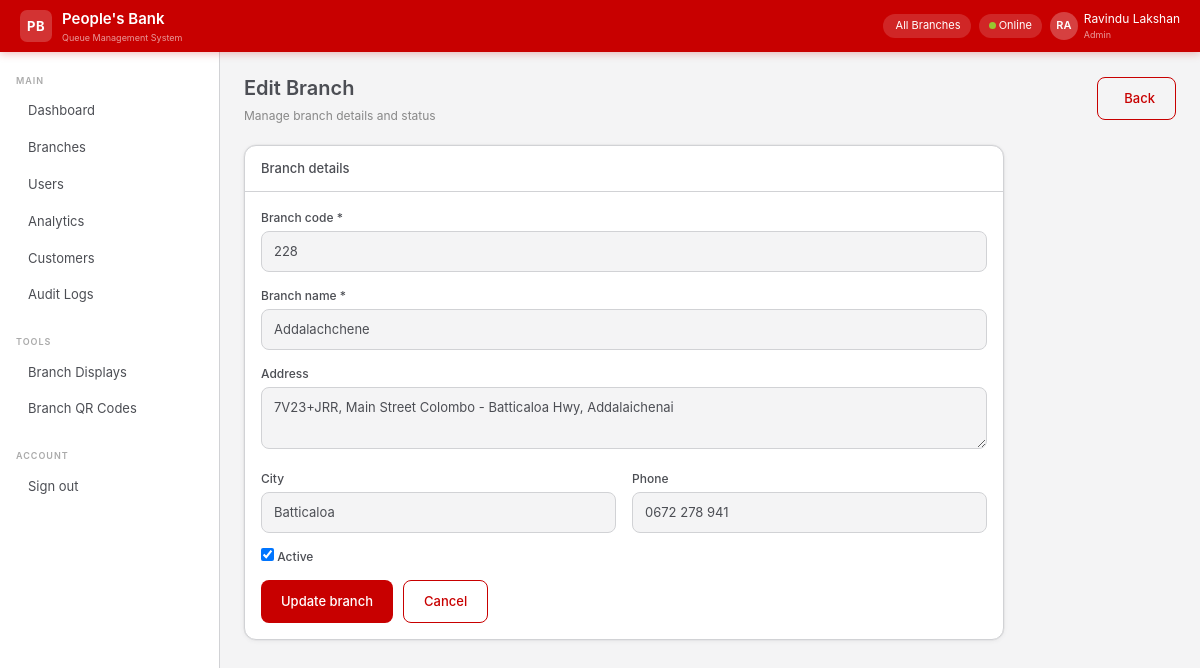
Screenshot of /admin/branches/1/edit (signed in) with the database file from the repository.
### app/models/user.py (models this page shows, shortened)
class User(UserMixin, db.Model):
    __tablename__ = "users"
    id            = db.Column(db.Integer, primary_key=True)
    branch_id     = db.Column(db.Integer, db.ForeignKey("branches.id"), nullable=True)
    employee_id   = db.Column(db.String(20), unique=True, nullable=False)
    full_name     = db.Column(db.String(120), nullable=False)
    email         = db.Column(db.String(120), unique=True, nullable=False)
    password_hash = db.Column(db.String(256), nullable=False)
    role          = db.Column(db.Enum(UserRole), nullable=False)
    is_active     = db.Column(db.Boolean, default=True)
    last_login    = db.Column(db.DateTime)
    created_at    = db.Column(db.DateTime, default=datetime.utcnow)
    branch        = db.relationship("Branch", back_populates="users")
    tokens_served = db.relationship("QueueToken", back_populates="served_by_officer",
                                    foreign_keys="QueueToken.served_by", lazy="dynamic")
    audit_logs    = db.relationship("AuditLog", back_populates="user", lazy="dynamic")

### app/models/branch.py (models this page shows, shortened)
class Branch(db.Model):
    __tablename__ = "branches"
    id         = db.Column(db.Integer, primary_key=True)
    name       = db.Column(db.String(120), nullable=False)
    code       = db.Column(db.String(10), unique=True, nullable=False)
    address    = db.Column(db.Text)
    city       = db.Column(db.String(80))
    phone      = db.Column(db.String(20))
    is_active  = db.Column(db.Boolean, default=True, nullable=False)
    created_at = db.Column(db.DateTime, default=datetime.utcnow)
    users    = db.relationship("User",       back_populates="branch",   lazy="dynamic")
    counters = db.relationship("Counter",    back_populates="branch",   lazy="dynamic")
    tokens   = db.relationship("QueueToken", back_populates="branch",   lazy="dynamic")

### app/views/admin_view.py (the view, shortened to what this page needs)
@admin_view_bp.route("/branches/<int:branch_id>/edit", methods=["GET", "POST"])
@login_required
@require_role(UserRole.ADMIN)
def branch_edit(branch_id):
    branch = Branch.query.get_or_404(branch_id)
    return render_template("admin/branch_form.html", branch=branch)

### app/extensions.py (called while the page is built)
@login_manager.user_loader
def load_user(user_id):
    from app.models import User
    return User.query.get(int(user_id))

### app/templates/admin/branch_form.html (shortened to what this page needs)
{% extends "base.html" %}
{% block content %}
<div class="pb-page-header">
  <div>
    <div class="pb-page-title">{{ 'Edit Branch' if branch else 'New Branch' }}</div>
    <div class="pb-page-sub">Manage branch details and status</div>
  </div>
  <a href="/admin/branches" class="btn-pb-outline"> Back</a>
</div>
<div class="pb-card" style="max-width:760px;">
  <div class="pb-card-header">
    <div class="pb-card-title">Branch details</div>
  </div>
  <div class="pb-card-body">
    <form method="POST">
      <div class="pb-form-group">
        <label class="pb-form-label" for="code">Branch code *</label>
        <input id="code" name="code" class="pb-form-control" type="text" value="{{ branch.code if branch else '' }}" {% if branch %}disabled{% endif %} required>
      </div>
      <div class="pb-form-group">
        <label class="pb-form-label" for="name">Branch name *</label>
        <input id="name" name="name" class="pb-form-control" type="text" value="{{ branch.name if branch else '' }}" required>
      </div>
      <div class="pb-form-group">
        <label class="pb-form-label" for="address">Address</label>
        <textarea id="address" name="address" class="pb-form-control" rows="2">{{ branch.address if branch else '' }}</textarea>
      </div>
      <div class="pb-form-group" style="display:grid;grid-template-columns:1fr 1fr;gap:16px;">
        <div>
          <label class="pb-form-label" for="city">City</label>
          <input id="city" name="city" class="pb-form-control" type="text" value="{{ branch.city if branch else '' }}">
        </div>
        <div>
          <label class="pb-form-label" for="phone">Phone</label>
          <input id="phone" name="phone" class="pb-form-control" type="text" value="{{ branch.phone if branch else '' }}">
        </div>
      </div>
      {% if branch %}
      <div class="pb-form-group">
        <label class="pb-form-label"><input type="checkbox" name="is_active" value="1" {% if branch.is_active %}checked{% endif %}> Active</label>
      </div>
      {% endif %}
      <div style="display:flex;gap:10px;flex-wrap:wrap;">
        <button type="submit" class="btn-pb-primary">{{ 'Update branch' if branch else 'Create branch' }}</button>
        <a href="/admin/branches" class="btn-pb-outline">Cancel</a>
      </div>
    </form>
  </div>
</div>
{% endblock %}

### app/templates/base.html (shortened to what this page needs)
<!DOCTYPE html>
<html lang="en">
<head>
  <link href="https://cdn.jsdelivr.net/npm/bootstrap@5.3.2/dist/css/bootstrap.min.css" rel="stylesheet">
  <link href="https://cdn.jsdelivr.net/npm/@tabler/icons-webfont@3.3.0/dist/tabler-icons.min.css" rel="stylesheet">
  <link href="{{ url_for('static', filename='css/pbqms.css') }}" rel="stylesheet">
</head>
<body>
{% if current_user.is_authenticated %}
<nav class="pb-navbar">
  <a class="pb-navbar-brand" href="/">
    <div class="pb-navbar-logo">PB</div>
    <div>
      <div class="pb-navbar-name">People's Bank</div>
      <div style="font-size:9px;color:rgba(255,255,255,.6);">Queue Management System</div>
    </div>
  </a>
  <div class="pb-navbar-right">
    <div class="pb-navbar-chip">
      {{ current_user.branch.name if current_user.branch else 'All Branches' }}
    </div>
    <div class="pb-navbar-chip" id="connection-status">
      <span class="pb-online-dot"></span> Online
    </div>
    <div class="pb-navbar-user">
      <div class="pb-navbar-avatar">{{ current_user.full_name[:2].upper() }}</div>
      <div>
        <div>{{ current_user.full_name }}</div>
        <div style="font-size:9px;opacity:.6;">{{ current_user.role.value.replace('_',' ').title() }}</div>
      </div>
    </div>
  </div>
</nav>
<aside class="pb-sidebar">
  <div class="pb-sidebar-section">Main</div>
  {% if current_user.role.value == 'admin' %}
    <a href="/admin/dashboard" class="pb-sidebar-link {% if request.path == '/admin/dashboard' %}active{% endif %}">
       Dashboard
    </a>
    <a href="/admin/branches" class="pb-sidebar-link">
       Branches
    </a>
    <a href="/admin/users" class="pb-sidebar-link">
       Users
    </a>
    <a href="/admin/analytics" class="pb-sidebar-link">
       Analytics
    </a>
    <a href="/admin/customers" class="pb-sidebar-link">
       Customers
    </a>
    <a href="/admin/audit-logs" class="pb-sidebar-link">
       Audit Logs
    </a>
  {% endif %}
  <div class="pb-sidebar-section" style="margin-top:12px;">Tools</div>
  {% if current_user.role.value == 'admin' %}
    <a href="/admin/branches" class="pb-sidebar-link">
       Branch Displays
    </a>
    <a href="/admin/branches" class="pb-sidebar-link">
       Branch QR Codes
    </a>
  {% endif %}
  <div class="pb-sidebar-section" style="margin-top:12px;">Account</div>
  <a href="/auth/logout" class="pb-sidebar-link">
     Sign out
  </a>
</aside>
<main class="pb-main">
  {% block content %}{% endblock %}
</main>
{% else %}
  {% block public_content %}{% endblock %}
{% endif %}
</body>
</html>

### rows the page displays
User: full_name "RA", full_name "Ravindu Lakshan", role.value.replace "Admin"
Branch: code "228", name "Addalachchene", address "7V23+JRR, Main Street Colombo - Batticaloa Hwy, Addalaichenai", city "Batticaloa", phone "0672 278 941", is_active "☑"

### other values shown
{{ current_user.branch.name if current_user.branch else 'All Branches' }} "All Branches"
{{ 'Edit Branch' if branch else 'New Branch' }} "Edit Branch"
{{ 'Update branch' if branch else 'Create branch' }} "Update branch"
